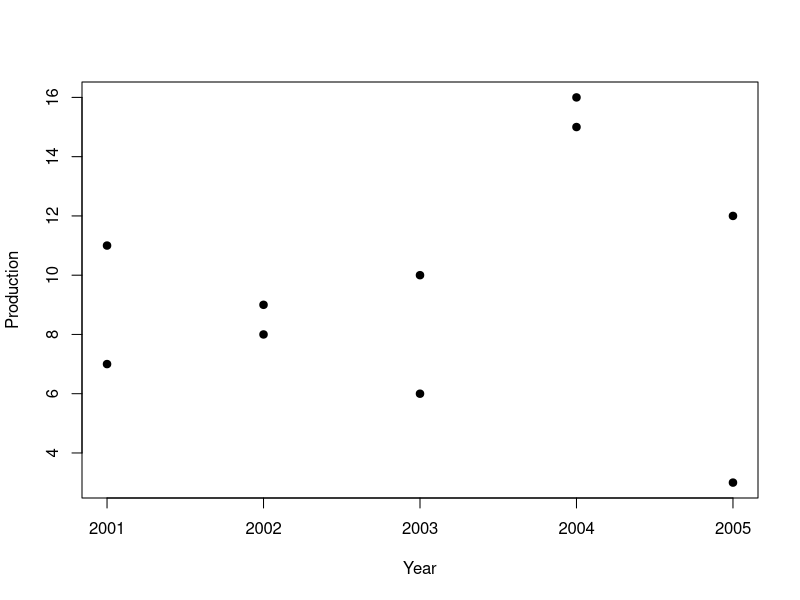

Here is the R script that generated this plot:
## ---- chunk 1
set.seed(10)
ts <- data.frame(Year = 2001:2005,
                 Production = sample(20,10))
knitr::kable(head(ts, 5, booktabs = TRUE)
             )
## ---- chunk 2
knitr::kable(ts)
## ---- chunk 3
plot(ts, pch=19)
## ---- chunk 4
knitr::kable(ts)
